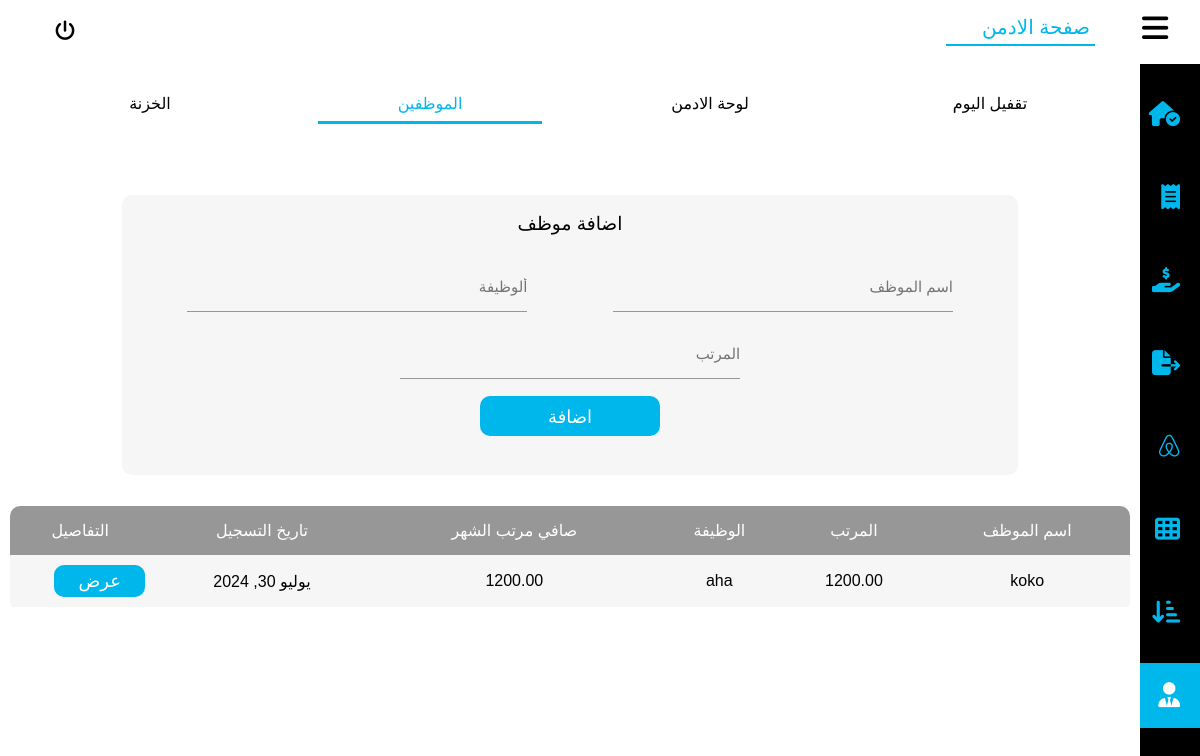
The page /employees on the database its author committed.
### user/models.py (models this page shows)
class Employee(models.Model):
    name = models.CharField(max_length=255)
    job = models.CharField(max_length=255)
    salary = models.DecimalField(max_digits=10, decimal_places=2)
    date = models.DateField(default=timezone.now)
    @property
    def total_loan(self):
        return self.loan_set.aggregate(total_loan=models.Sum('amount'))['total_loan'] or 0
    @property
    def total_deduction(self):
        return self.deduction_set.aggregate(total_deduction=models.Sum('amount'))['total_deduction'] or 0
    @property
    def total_prize(self):
        return self.prize_set.aggregate(total_prize=models.Sum('amount'))['total_prize'] or 0
    @property
    def rest_salary(self):
        return (self.salary + self.total_prize) - (self.total_loan + self.total_deduction)

### user/views.py (the view, shortened to what this page needs)
# urls.py: path('employees',views.employees, name='employees' ),
def employees(request):
    employees = Employee.objects.all().order_by("-date")
    loans = Loan.objects.all()
    context={
        'employees':employees,
        'loans' :loans,
        }
    return render(request,'employees.html', context)

### templates/employees.html (shortened to what this page needs)
{% load static %}
<!DOCTYPE html>
<html lang="en">
<head>
    <link rel="stylesheet" href=" {% static "css/style.css" %} ">
    <link rel="stylesheet" href=" {% static "css/all.min.css" %} ">
    <link rel="stylesheet" href=" {% static "css/fontawesome.min.css" %} ">
</head>
<body>
    <header>
        <div class="main">
            <div class="minhead">
                <i class="fa-solid fa-bars" id="rightconexpend"></i>
            </div>
            <ul>
                <li class="selected"><a href="{% url "daycome" %}">صفحة الادمن</a></li>
            </ul>
        </div>
        <div class="username">
                <a href="{% url "logout" %}"><i class="fa-solid fa-power-off"></i></a>
        </div>
    </header>
    <div class="backcon">
        <div class="rightcon">
            <ul>
                <a href="{% url "home" %}">
                    <li>
                        <i class="fa-solid fa-house-circle-check"></i>
                    </li>
                </a>
                <a href= "{% url "sales" %}">
                    <li>
                        <i class="fa-solid fa-receipt"></i>
                    </li>
                </a>
                <a href="{% url "tempsales" %}">
                    <li>
                        <i class="fa-solid fa-hand-holding-dollar"></i>
                    </li>
                </a>
                <a href="{% url "loses" %}">
                    <li>
                        <i class="fa-solid fa-file-export"></i>
                    </li>
                </a>
                <a href="{% url "items" %}">
                    <li >
                        <i class="fa-brands fa-airbnb"></i>
                    </li>
                </a>
                <a href="{% url "profits" %}">
                    <li>
                        <i class="fa-solid fa-table-cells"></i>
                    </li>
                </a>
                <a href="{% url "shorts" %}">
                    <li>
                        <i class="fa-solid fa-arrow-down-short-wide"></i>
                    </li>
                </a>
                <a href="{% url "daycome" %}">
                    <li class="activeli">
                        <i class="fa-solid fa-user-tie"></i>
                    </li>
                </a>
            </ul>
        </div>
        <div class="leftcon">
            <div class="status">
                <ul class="secnav">
                    <li><a href="{% url "daycome" %}">تقفيل اليوم</a></li>
                    <li><a href="{% url "admin" %}">لوحة الادمن</a></li>
                    <li class="active"><a href="{% url "employees" %}">الموظفين</a></li>
                    <li><a href="{% url "safe" %}">الخزنة</a></li>
                </ul>
            </div>
            <div class="status">
                <form method="post" action="" class="othersell">
                    <br><h3>اضافة موظف</h3><br>
                    <div class="addinputs" >
                        <input name='name' type="text" class="search_bar" min="0" placeholder="اسم الموظف">
                        <input name='job' type="text" class="search_bar" min="0" placeholder="ألوظيفة">
                        <input name='salary' type="number" class="search_bar" min="1" required placeholder="المرتب">
                    </div>
                    <button name="addEmployee" class="sellbtn">اضافة</button>
                </form>
                    <div style="width: 100%;overflow: auto;">
                        <table class="sellstable">
                            <thead>
                                <tr>
                                    <th>اسم الموظف</th>
                                    <th>المرتب</th>
                                    <th>الوظيفة</th>
                                    <th>صافي مرتب الشهر</th>
                                    <th>تاريخ التسجيل</th>
                                    <th>التفاصيل</th>
                                </tr>
                            </thead>
                            <tbody id="tablebody1">
                                {% for employee in employees %}
                                <tr>
                                    <td>{{employee.name}}</td>
                                    <td> {{employee.salary}}</td>
                                    <td>{{employee.job}}</td>
                                    <td>{{employee.rest_salary}}</td>
                                    <td>{{employee.date}}</td>
                                    <td><a href="{% url "employeePage" employee.id %}" class="sellprod" style="text-decoration: none;">عرض</a></td>
                                </tr>
                                {% endfor %}
                            </tbody>
                        </table>
                    </div>
            </div>
        </div>
    </body>
</html>

### rows shown on the page
Employee: name "koko", salary "1200.00", job "aha", rest_salary "1200.00", date "يوليو 30, 2024"
